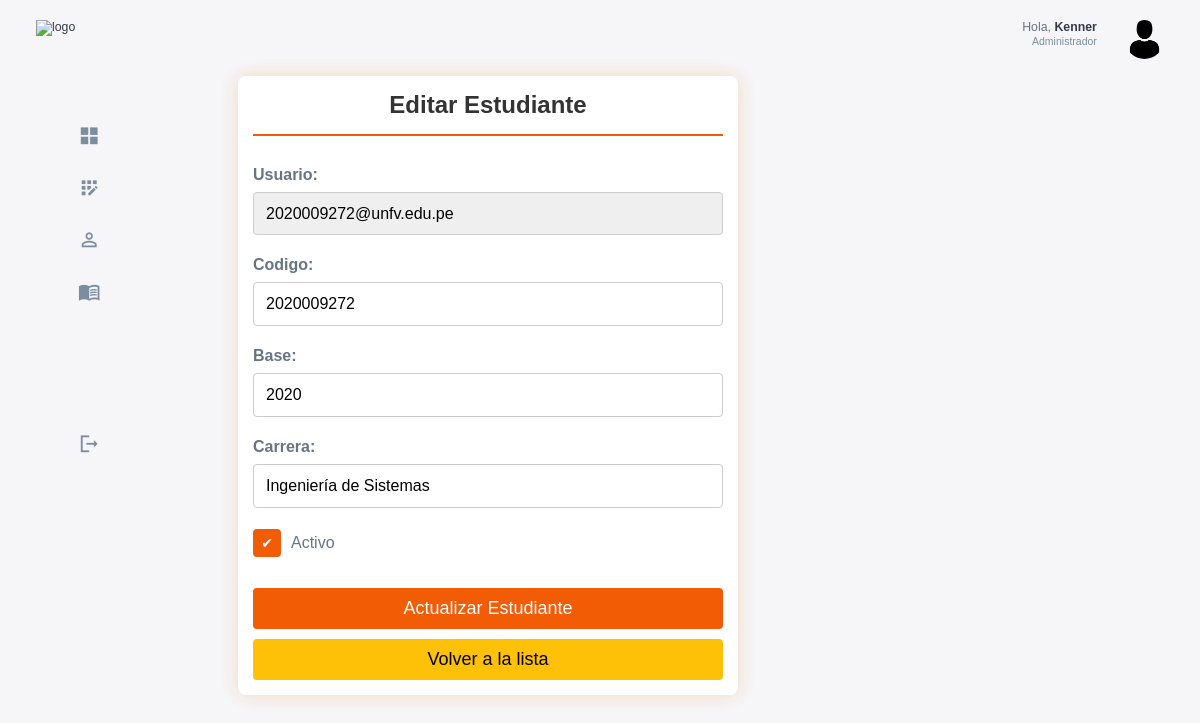
Page /estudiantes/editar/4/ (signed in) on the earlier database version.
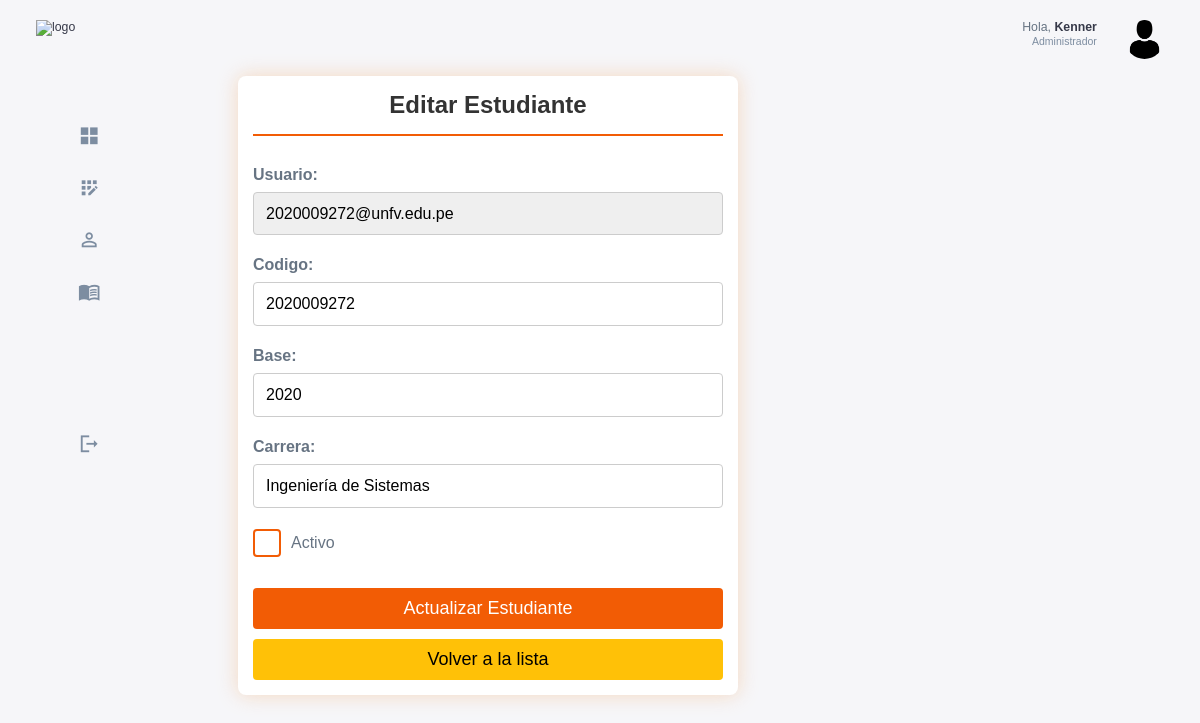
Same page on the later database version.
### estudiantes/models.py (models this page shows, shortened)
class Estudiante(models.Model):
    usuario = models.OneToOneField(Usuario, on_delete=models.CASCADE)
    codigo = models.CharField(max_length=10,unique=True)
    base = models.CharField(max_length=20)
    carrera = models.CharField(max_length=100)
    activo = models.BooleanField(default=True)

### usuarios/decorators.py (the view)
        def _wrapped_view(request, *args, **kwargs):
            if request.user.is_authenticated and (request.user.rol.nombre_rol == role or request.user.rol.is_admin):
                return view_func(request, *args, **kwargs)
            else:
                raise PermissionDenied  # Lanza un error si no tiene el rol correcto

### estudiantes/forms.py
class EstudianteForm(forms.ModelForm):
    activo = forms.BooleanField(required=False, widget=forms.CheckboxInput(attrs={'class': 'form-check-input'}))
    class Meta:
        model = Estudiante
        fields = ['usuario', 'codigo', 'base', 'carrera', 'activo']
    def __init__(self, *args, **kwargs):
        super(EstudianteForm, self).__init__(*args, **kwargs)
        estudiantes = Estudiante.objects.values_list('usuario_id', flat=True)
        if self.instance and self.instance.pk:
            self.fields['usuario'].queryset = Usuario.objects.filter(
                Q(rol__nombre_rol="Estudiante") &
                (Q(id=self.instance.usuario.id) | ~Q(id__in=estudiantes))
            )
        else:
            self.fields['usuario'].queryset = Usuario.objects.filter(
                rol__nombre_rol="Estudiante"
            ).exclude(id__in=estudiantes)
        for field in self.fields:
            if field != 'activo':
                self.fields[field].widget.attrs['class'] = 'form-control'

### usuarios/models.py (called while the page is built)
    def __str__(self):
        return self.username

### templates/estudiantes/editar_estudiante.html (shortened to what this page needs)
{% extends 'base.html' %}
{% load static %}
{% block extra_css %}
    <link rel="stylesheet" href="{% static 'css/register_form.css' %}">
{% endblock %}
{% block content %}
    <div class="registration-container">
        <form class="registration-form" method="POST">
            <h2>Editar Estudiante</h2>
            {% for field in form %}
                <div class="form-group">
                    {% if field.name == 'activo' %}
                        <label for="{{ field.id_for_label }}">
                            {{ field }} {{ field.label }}
                        </label>
                    {% else %}
                        {{ field.label_tag }}
                        {{ field }}
                    {% endif %}
                </div>
            {% endfor %}
            <button type="submit">Actualizar Estudiante</button>
            <a href="{% url 'listar_estudiantes' %}" class="button button-secondary">Volver a la lista</a>
        </form>
    </div>
{% endblock %}

Differences in the rows shown:
changed Estudiante "2020009272@unfv.edu.pe": activo "☑" → "☐"
